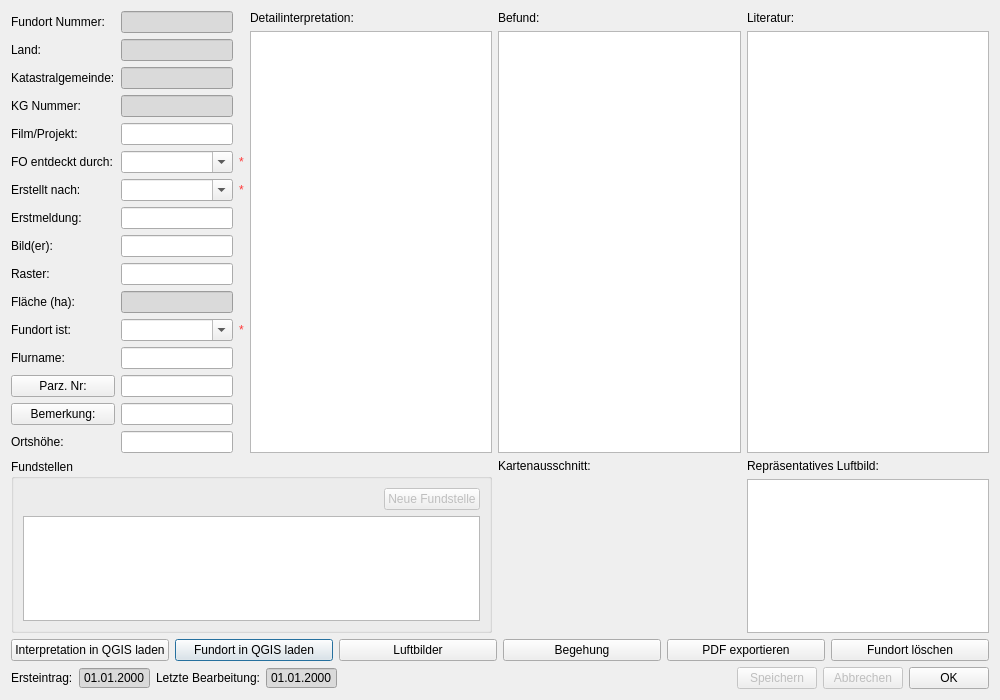
<?xml version="1.0" encoding="UTF-8"?>
<ui version="4.0">
 <class>apisSiteDialog</class>
 <widget class="QDialog" name="apisSiteDialog">
  <property name="windowModality">
   <enum>Qt::ApplicationModal</enum>
  </property>
  <property name="geometry">
   <rect>
    <x>0</x>
    <y>0</y>
    <width>1000</width>
    <height>700</height>
   </rect>
  </property>
  <property name="windowTitle">
   <string>APIS Fundort</string>
  </property>
  <property name="modal">
   <bool>true</bool>
  </property>
  <layout class="QGridLayout" name="gridLayout_2">
   <item row="0" column="0">
    <layout class="QGridLayout" name="gridLayout">
     <item row="0" column="0">
      <widget class="QLabel" name="label">
       <property name="text">
        <string>Fundort Nummer:</string>
       </property>
      </widget>
     </item>
     <item row="0" column="1">
      <widget class="QLineEdit" name="uiSiteNumberEdit">
       <property name="autoFillBackground">
        <bool>false</bool>
       </property>
       <property name="styleSheet">
        <string notr="true">background-color: rgb(218, 218, 218);</string>
       </property>
       <property name="readOnly">
        <bool>true</bool>
       </property>
      </widget>
     </item>
     <item row="1" column="0">
      <widget class="QLabel" name="label_2">
       <property name="text">
        <string>Land:</string>
       </property>
      </widget>
     </item>
     <item row="1" column="1">
      <widget class="QLineEdit" name="uiCountryEdit">
       <property name="styleSheet">
        <string notr="true">background-color: rgb(218, 218, 218);</string>
       </property>
       <property name="readOnly">
        <bool>true</bool>
       </property>
      </widget>
     </item>
     <item row="2" column="0">
      <widget class="QLabel" name="label_3">
       <property name="text">
        <string>Katastralgemeinde:</string>
       </property>
      </widget>
     </item>
     <item row="2" column="1">
      <widget class="QLineEdit" name="uiCadastralCommunityEdit">
       <property name="styleSheet">
        <string notr="true">background-color: rgb(218, 218, 218);</string>
       </property>
       <property name="readOnly">
        <bool>true</bool>
       </property>
      </widget>
     </item>
     <item row="3" column="0">
      <widget class="QLabel" name="label_21">
       <property name="text">
        <string>KG Nummer:</string>
       </property>
      </widget>
     </item>
     <item row="3" column="1">
      <widget class="QLineEdit" name="uiCadastralCommunityNumberEdit">
       <property name="styleSheet">
        <string notr="true">background-color: rgb(218, 218, 218);</string>
       </property>
       <property name="readOnly">
        <bool>true</bool>
       </property>
      </widget>
     </item>
     <item row="4" column="0">
      <widget class="QLabel" name="label_22">
       <property name="text">
        <string>Film/Projekt:</string>
       </property>
      </widget>
     </item>
     <item row="4" column="1">
      <widget class="QLineEdit" name="uiProjectOrFilmEdit">
       <property name="styleSheet">
        <string notr="true"/>
       </property>
       <property name="readOnly">
        <bool>false</bool>
       </property>
      </widget>
     </item>
     <item row="5" column="0">
      <widget class="QLabel" name="label_4">
       <property name="text">
        <string>FO entdeckt durch:</string>
       </property>
      </widget>
     </item>
     <item row="5" column="1">
      <widget class="QComboBox" name="uiSiteDiscoveryCombo">
       <property name="editable">
        <bool>true</bool>
       </property>
      </widget>
     </item>
     <item row="5" column="2">
      <widget class="QLabel" name="label_17">
       <property name="styleSheet">
        <string notr="true">color: rgb(255, 55, 55);</string>
       </property>
       <property name="text">
        <string>*</string>
       </property>
      </widget>
     </item>
     <item row="6" column="0">
      <widget class="QLabel" name="label_20">
       <property name="text">
        <string>Erstellt nach:</string>
       </property>
      </widget>
     </item>
     <item row="6" column="1">
      <widget class="QComboBox" name="uiSiteCreationCombo">
       <property name="editable">
        <bool>true</bool>
       </property>
      </widget>
     </item>
     <item row="6" column="2">
      <widget class="QLabel" name="label_18">
       <property name="styleSheet">
        <string notr="true">color: rgb(255, 55, 55);</string>
       </property>
       <property name="text">
        <string>*</string>
       </property>
      </widget>
     </item>
     <item row="7" column="0">
      <widget class="QLabel" name="label_5">
       <property name="text">
        <string>Erstmeldung:</string>
       </property>
      </widget>
     </item>
     <item row="7" column="1">
      <widget class="QLineEdit" name="uiFirstReportYearEdit">
       <property name="maxLength">
        <number>4</number>
       </property>
       <property name="placeholderText">
        <string/>
       </property>
      </widget>
     </item>
     <item row="8" column="0">
      <widget class="QLabel" name="label_6">
       <property name="text">
        <string>Bild(er):</string>
       </property>
      </widget>
     </item>
     <item row="8" column="1">
      <widget class="QLineEdit" name="uiImagesEdit"/>
     </item>
     <item row="9" column="0">
      <widget class="QLabel" name="label_10">
       <property name="text">
        <string>Raster:</string>
       </property>
      </widget>
     </item>
     <item row="9" column="1">
      <widget class="QLineEdit" name="uiRasterEdit"/>
     </item>
     <item row="10" column="0">
      <widget class="QLabel" name="label_11">
       <property name="text">
        <string>Fläche (ha):</string>
       </property>
      </widget>
     </item>
     <item row="10" column="1">
      <widget class="QLineEdit" name="uiAreaEdit">
       <property name="styleSheet">
        <string notr="true">background-color: rgb(218, 218, 218);</string>
       </property>
       <property name="readOnly">
        <bool>true</bool>
       </property>
      </widget>
     </item>
     <item row="11" column="0">
      <widget class="QLabel" name="label_12">
       <property name="text">
        <string>Fundort ist:</string>
       </property>
      </widget>
     </item>
     <item row="11" column="1">
      <widget class="QComboBox" name="uiSiteReliabilityCombo">
       <property name="editable">
        <bool>true</bool>
       </property>
       <property name="currentIndex">
        <number>-1</number>
       </property>
       <property name="modelColumn">
        <number>0</number>
       </property>
       <item>
        <property name="text">
         <string>sicher</string>
        </property>
       </item>
       <item>
        <property name="text">
         <string>wahrscheinlich</string>
        </property>
       </item>
       <item>
        <property name="text">
         <string>fraglich</string>
        </property>
       </item>
       <item>
        <property name="text">
         <string>kein Fundort</string>
        </property>
       </item>
      </widget>
     </item>
     <item row="11" column="2">
      <widget class="QLabel" name="label_19">
       <property name="styleSheet">
        <string notr="true">color: rgb(255, 55, 55);</string>
       </property>
       <property name="text">
        <string>*</string>
       </property>
      </widget>
     </item>
     <item row="12" column="0">
      <widget class="QLabel" name="label_13">
       <property name="text">
        <string>Flurname:</string>
       </property>
      </widget>
     </item>
     <item row="12" column="1">
      <widget class="QLineEdit" name="uiFieldNameEdit"/>
     </item>
     <item row="13" column="0">
      <widget class="QPushButton" name="uiPlotNumberBtn">
       <property name="text">
        <string>Parz. Nr:</string>
       </property>
       <property name="autoDefault">
        <bool>false</bool>
       </property>
      </widget>
     </item>
     <item row="13" column="1">
      <widget class="QLineEdit" name="uiPlotNumberEdit"/>
     </item>
     <item row="14" column="0">
      <widget class="QPushButton" name="uiCommentBtn">
       <property name="text">
        <string>Bemerkung:</string>
       </property>
       <property name="autoDefault">
        <bool>false</bool>
       </property>
      </widget>
     </item>
     <item row="14" column="1">
      <widget class="QLineEdit" name="uiCommentEdit"/>
     </item>
     <item row="15" column="0">
      <widget class="QLabel" name="label_14">
       <property name="text">
        <string>Ortshöhe:</string>
       </property>
      </widget>
     </item>
     <item row="15" column="1">
      <widget class="QLineEdit" name="uiElevationEdit"/>
     </item>
    </layout>
   </item>
   <item row="0" column="1">
    <layout class="QVBoxLayout" name="verticalLayout">
     <item>
      <widget class="QLabel" name="label_7">
       <property name="text">
        <string>Detailinterpretation:</string>
       </property>
      </widget>
     </item>
     <item>
      <widget class="QPlainTextEdit" name="uiDetailinterpretationPTxt"/>
     </item>
    </layout>
   </item>
   <item row="0" column="2">
    <layout class="QVBoxLayout" name="verticalLayout_2">
     <item>
      <widget class="QLabel" name="label_8">
       <property name="text">
        <string>Befund:</string>
       </property>
      </widget>
     </item>
     <item>
      <widget class="QPlainTextEdit" name="uiFindingsPTxt"/>
     </item>
    </layout>
   </item>
   <item row="0" column="3">
    <layout class="QVBoxLayout" name="verticalLayout_3">
     <item>
      <widget class="QLabel" name="label_9">
       <property name="text">
        <string>Literatur:</string>
       </property>
      </widget>
     </item>
     <item>
      <widget class="QPlainTextEdit" name="uiLiteraturePTxt"/>
     </item>
    </layout>
   </item>
   <item row="1" column="0" colspan="2">
    <widget class="QGroupBox" name="uiFindSpotGrp">
     <property name="title">
      <string>Fundstellen</string>
     </property>
     <layout class="QVBoxLayout" name="verticalLayout_4">
      <item>
       <layout class="QHBoxLayout" name="horizontalLayout">
        <item>
         <spacer name="horizontalSpacer">
          <property name="orientation">
           <enum>Qt::Horizontal</enum>
          </property>
          <property name="sizeHint" stdset="0">
           <size>
            <width>40</width>
            <height>20</height>
           </size>
          </property>
         </spacer>
        </item>
        <item>
         <widget class="QPushButton" name="uiAddNewFindSpotBtn">
          <property name="enabled">
           <bool>false</bool>
          </property>
          <property name="text">
           <string>Neue Fundstelle</string>
          </property>
          <property name="icon">
           <iconset resource="resource.qrc">
            <normaloff>:/plugins/APIS/icons/add.png</normaloff>:/plugins/APIS/icons/add.png</iconset>
          </property>
          <property name="autoDefault">
           <bool>false</bool>
          </property>
         </widget>
        </item>
       </layout>
      </item>
      <item>
       <widget class="QTableView" name="uiFindSpotListTableV">
        <property name="gridStyle">
         <enum>Qt::DotLine</enum>
        </property>
        <property name="sortingEnabled">
         <bool>true</bool>
        </property>
        <attribute name="horizontalHeaderHighlightSections">
         <bool>false</bool>
        </attribute>
        <attribute name="horizontalHeaderShowSortIndicator" stdset="0">
         <bool>true</bool>
        </attribute>
        <attribute name="verticalHeaderVisible">
         <bool>false</bool>
        </attribute>
       </widget>
      </item>
     </layout>
    </widget>
   </item>
   <item row="1" column="2">
    <layout class="QVBoxLayout" name="uiMapCanvasVLayout">
     <item>
      <widget class="QLabel" name="label_15">
       <property name="text">
        <string>Kartenausschnitt:</string>
       </property>
      </widget>
     </item>
     <item>
      <widget class="QgsMapCanvas" name="uiSiteMapCanvas" native="true">
       <property name="sizePolicy">
        <sizepolicy hsizetype="Expanding" vsizetype="Expanding">
         <horstretch>0</horstretch>
         <verstretch>0</verstretch>
        </sizepolicy>
       </property>
      </widget>
     </item>
    </layout>
   </item>
   <item row="1" column="3">
    <layout class="QVBoxLayout" name="verticalLayout_6">
     <item>
      <widget class="QLabel" name="label_16">
       <property name="text">
        <string>Repräsentatives Luftbild:</string>
       </property>
      </widget>
     </item>
     <item>
      <widget class="QGraphicsView" name="uiSiteImageView"/>
     </item>
    </layout>
   </item>
   <item row="2" column="0" colspan="4">
    <layout class="QHBoxLayout" name="uiBottomHorizontalLayout">
     <item>
      <widget class="QPushButton" name="uiShowInterpretationBtn">
       <property name="toolTip">
        <string>Flugweg des Filmes in QGIS anzeigen</string>
       </property>
       <property name="whatsThis">
        <string/>
       </property>
       <property name="text">
        <string>Interpretation in QGIS laden</string>
       </property>
       <property name="icon">
        <iconset resource="resource.qrc">
         <normaloff>:/plugins/APIS/icons/flightpath.png</normaloff>:/plugins/APIS/icons/flightpath.png</iconset>
       </property>
       <property name="iconSize">
        <size>
         <width>30</width>
         <height>30</height>
        </size>
       </property>
       <property name="autoDefault">
        <bool>false</bool>
       </property>
      </widget>
     </item>
     <item>
      <widget class="QPushButton" name="uiLoadSiteInQGisBtn">
       <property name="text">
        <string>Fundort in QGIS laden</string>
       </property>
       <property name="icon">
        <iconset resource="resource.qrc">
         <normaloff>:/plugins/APIS/icons/sites.png</normaloff>:/plugins/APIS/icons/sites.png</iconset>
       </property>
       <property name="iconSize">
        <size>
         <width>30</width>
         <height>30</height>
        </size>
       </property>
      </widget>
     </item>
     <item>
      <widget class="QPushButton" name="uiListImagesOfSiteBtn">
       <property name="text">
        <string>Luftbilder</string>
       </property>
       <property name="icon">
        <iconset resource="resource.qrc">
         <normaloff>:/plugins/APIS/icons/images.png</normaloff>:/plugins/APIS/icons/images.png</iconset>
       </property>
       <property name="iconSize">
        <size>
         <width>30</width>
         <height>30</height>
        </size>
       </property>
       <property name="autoDefault">
        <bool>false</bool>
       </property>
      </widget>
     </item>
     <item>
      <widget class="QPushButton" name="uiListShardingsOfSiteBtn">
       <property name="text">
        <string>Begehung</string>
       </property>
       <property name="icon">
        <iconset resource="resource.qrc">
         <normaloff>:/plugins/APIS/icons/footprints_fehlend.png</normaloff>:/plugins/APIS/icons/footprints_fehlend.png</iconset>
       </property>
       <property name="iconSize">
        <size>
         <width>30</width>
         <height>30</height>
        </size>
       </property>
       <property name="autoDefault">
        <bool>false</bool>
       </property>
      </widget>
     </item>
     <item>
      <widget class="QPushButton" name="uiExportPdfBtn">
       <property name="text">
        <string>PDF exportieren</string>
       </property>
       <property name="icon">
        <iconset resource="resource.qrc">
         <normaloff>:/plugins/APIS/icons/print.png</normaloff>:/plugins/APIS/icons/print.png</iconset>
       </property>
       <property name="iconSize">
        <size>
         <width>30</width>
         <height>30</height>
        </size>
       </property>
       <property name="autoDefault">
        <bool>false</bool>
       </property>
      </widget>
     </item>
     <item>
      <widget class="QPushButton" name="uiDeleteSiteBtn">
       <property name="text">
        <string>Fundort löschen</string>
       </property>
       <property name="icon">
        <iconset resource="resource.qrc">
         <normaloff>:/plugins/APIS/icons/extractgps.png</normaloff>:/plugins/APIS/icons/extractgps.png</iconset>
       </property>
       <property name="iconSize">
        <size>
         <width>30</width>
         <height>30</height>
        </size>
       </property>
       <property name="autoDefault">
        <bool>false</bool>
       </property>
      </widget>
     </item>
    </layout>
   </item>
   <item row="3" column="0" colspan="4">
    <layout class="QHBoxLayout" name="horizontalLayout_2">
     <item>
      <widget class="QLabel" name="uiInitalEntryLbl">
       <property name="sizePolicy">
        <sizepolicy hsizetype="Fixed" vsizetype="Fixed">
         <horstretch>0</horstretch>
         <verstretch>0</verstretch>
        </sizepolicy>
       </property>
       <property name="text">
        <string>Ersteintrag:</string>
       </property>
      </widget>
     </item>
     <item>
      <widget class="QDateEdit" name="uiInitalEntryDate">
       <property name="enabled">
        <bool>true</bool>
       </property>
       <property name="autoFillBackground">
        <bool>false</bool>
       </property>
       <property name="styleSheet">
        <string notr="true">background-color: rgb(218, 218, 218);</string>
       </property>
       <property name="readOnly">
        <bool>true</bool>
       </property>
       <property name="buttonSymbols">
        <enum>QAbstractSpinBox::NoButtons</enum>
       </property>
       <property name="displayFormat">
        <string>dd.MM.yyyy</string>
       </property>
      </widget>
     </item>
     <item>
      <widget class="QLabel" name="uiLastChangesLbl">
       <property name="text">
        <string>Letzte Bearbeitung:</string>
       </property>
      </widget>
     </item>
     <item>
      <widget class="QDateEdit" name="uiLastChangesDate">
       <property name="enabled">
        <bool>true</bool>
       </property>
       <property name="styleSheet">
        <string notr="true">background-color: rgb(218, 218, 218);</string>
       </property>
       <property name="readOnly">
        <bool>true</bool>
       </property>
       <property name="buttonSymbols">
        <enum>QAbstractSpinBox::NoButtons</enum>
       </property>
       <property name="displayFormat">
        <string>dd.MM.yyyy</string>
       </property>
      </widget>
     </item>
     <item>
      <spacer name="horizontalSpacer_2">
       <property name="orientation">
        <enum>Qt::Horizontal</enum>
       </property>
       <property name="sizeHint" stdset="0">
        <size>
         <width>40</width>
         <height>20</height>
        </size>
       </property>
      </spacer>
     </item>
     <item>
      <widget class="QPushButton" name="uiSaveBtn">
       <property name="enabled">
        <bool>false</bool>
       </property>
       <property name="text">
        <string>Speichern</string>
       </property>
       <property name="autoDefault">
        <bool>false</bool>
       </property>
      </widget>
     </item>
     <item>
      <widget class="QPushButton" name="uiCancelBtn">
       <property name="enabled">
        <bool>false</bool>
       </property>
       <property name="text">
        <string>Abbrechen</string>
       </property>
       <property name="autoDefault">
        <bool>false</bool>
       </property>
      </widget>
     </item>
     <item>
      <widget class="QPushButton" name="uiOkBtn">
       <property name="text">
        <string>OK</string>
       </property>
       <property name="autoDefault">
        <bool>false</bool>
       </property>
      </widget>
     </item>
    </layout>
   </item>
  </layout>
 </widget>
 <customwidgets>
  <customwidget>
   <class>QgsMapCanvas</class>
   <extends>QWidget</extends>
   <header>qgis.gui</header>
   <container>1</container>
  </customwidget>
 </customwidgets>
 <tabstops>
  <tabstop>uiSiteNumberEdit</tabstop>
  <tabstop>uiCountryEdit</tabstop>
  <tabstop>uiCadastralCommunityEdit</tabstop>
  <tabstop>uiCadastralCommunityNumberEdit</tabstop>
  <tabstop>uiProjectOrFilmEdit</tabstop>
  <tabstop>uiSiteDiscoveryCombo</tabstop>
  <tabstop>uiSiteCreationCombo</tabstop>
  <tabstop>uiFirstReportYearEdit</tabstop>
  <tabstop>uiImagesEdit</tabstop>
  <tabstop>uiRasterEdit</tabstop>
  <tabstop>uiAreaEdit</tabstop>
  <tabstop>uiSiteReliabilityCombo</tabstop>
  <tabstop>uiFieldNameEdit</tabstop>
  <tabstop>uiPlotNumberBtn</tabstop>
  <tabstop>uiPlotNumberEdit</tabstop>
  <tabstop>uiCommentBtn</tabstop>
  <tabstop>uiCommentEdit</tabstop>
  <tabstop>uiElevationEdit</tabstop>
  <tabstop>uiDetailinterpretationPTxt</tabstop>
  <tabstop>uiFindingsPTxt</tabstop>
  <tabstop>uiLiteraturePTxt</tabstop>
  <tabstop>uiAddNewFindSpotBtn</tabstop>
  <tabstop>uiFindSpotListTableV</tabstop>
  <tabstop>uiSiteImageView</tabstop>
  <tabstop>uiShowInterpretationBtn</tabstop>
  <tabstop>uiLoadSiteInQGisBtn</tabstop>
  <tabstop>uiListImagesOfSiteBtn</tabstop>
  <tabstop>uiListShardingsOfSiteBtn</tabstop>
  <tabstop>uiExportPdfBtn</tabstop>
  <tabstop>uiDeleteSiteBtn</tabstop>
  <tabstop>uiInitalEntryDate</tabstop>
  <tabstop>uiLastChangesDate</tabstop>
  <tabstop>uiSaveBtn</tabstop>
  <tabstop>uiCancelBtn</tabstop>
  <tabstop>uiOkBtn</tabstop>
 </tabstops>
 <resources>
  <include location="resource.qrc"/>
 </resources>
 <connections/>
</ui>
